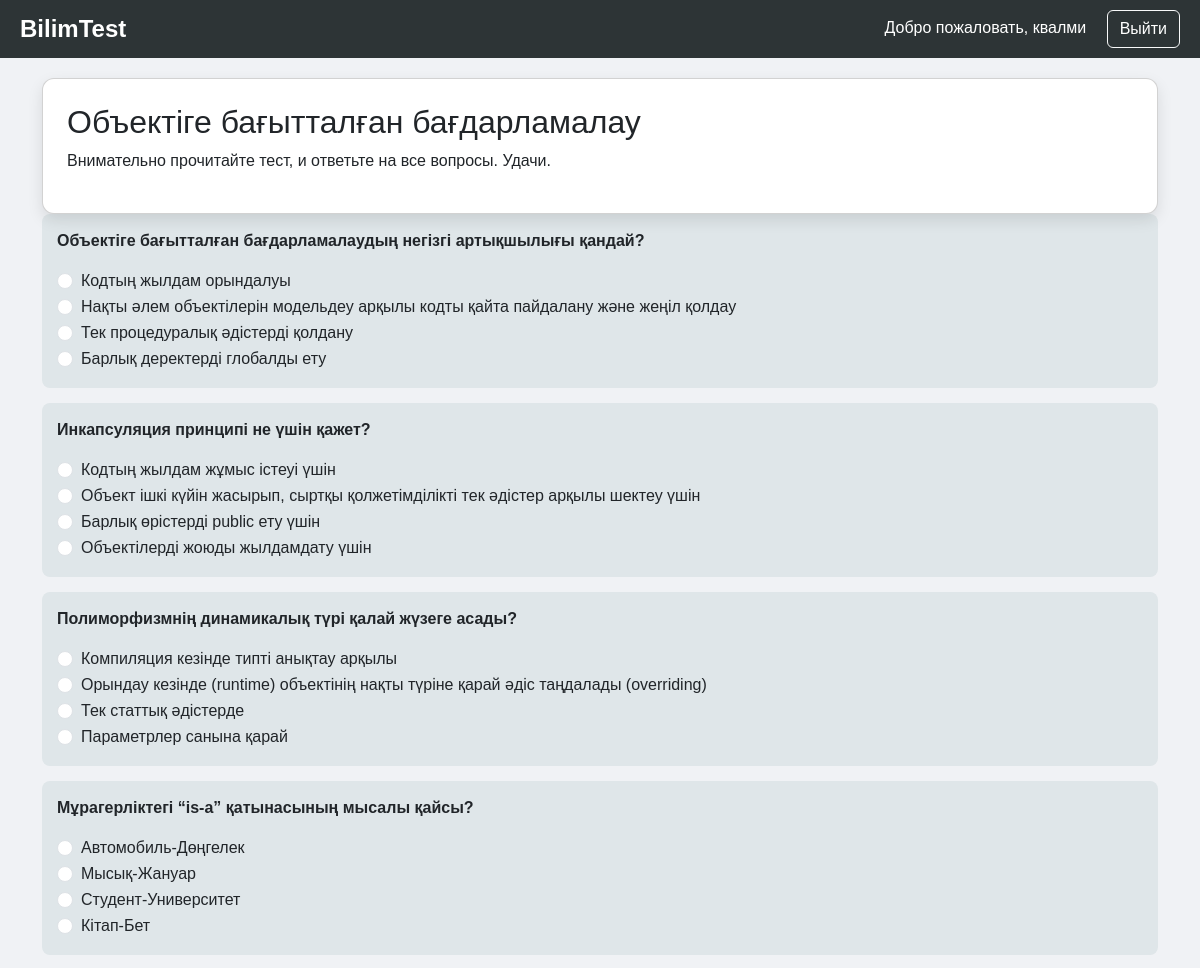
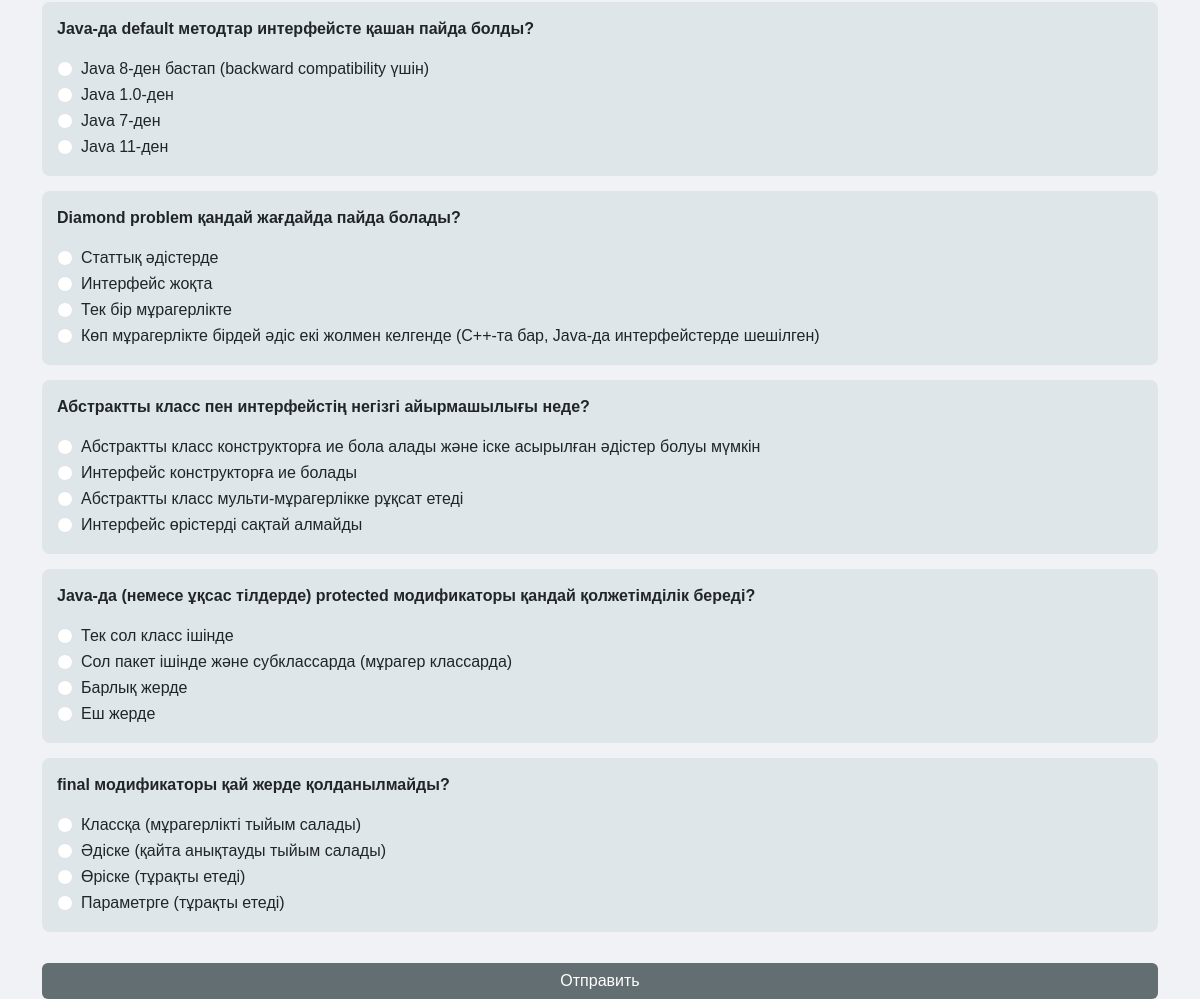
The page /bilimtest/student/take_test.php?test_id=8 (signed in) on the database its author committed (2 pictures, top to bottom).
### tables this page shows
CREATE TABLE `tests` (
  `id` int(11) NOT NULL,
  `title` varchar(255) NOT NULL,
  `description` text DEFAULT NULL,
  `created_by` int(11) DEFAULT NULL,
  `created_at` timestamp NOT NULL DEFAULT current_timestamp()
);

CREATE TABLE `questions` (
  `id` int(11) NOT NULL,
  `test_id` int(11) DEFAULT NULL,
  `question` text NOT NULL,
  `option_a` varchar(255) DEFAULT NULL,
  `option_b` varchar(255) DEFAULT NULL,
  `option_c` varchar(255) DEFAULT NULL,
  `option_d` varchar(255) DEFAULT NULL,
  `correct_option` char(1) DEFAULT NULL
);

### bilimtest/student/take_test.php (the view, shortened to what this page needs)
<?php
include("../config/db.php");
$test_id = $_GET['test_id'];
$result = mysqli_query($conn, "SELECT * FROM questions WHERE test_id='$test_id'");
$test_result = mysqli_query($conn, "SELECT title FROM tests WHERE id='$test_id'");
$test_row = mysqli_fetch_assoc($test_result);
$test_title = $test_row['title'];
?>
<!DOCTYPE html>
<html lang="kk">
<head>
    <link href="https://cdn.jsdelivr.net/npm/bootstrap@5.3.2/dist/css/bootstrap.min.css" rel="stylesheet">
</head>
<body>
<nav class="navbar d-flex align-items-center">
    <div class="title">BilimTest</div>
    <div class="ms-auto">
        <span>Добро пожаловать, <?php echo $_SESSION['fullname']; ?></span>
        <a href="../auth/logout.php" class="btn btn-outline-light ms-3">Выйти</a>
    </div>
</nav>
<div class="container">
    <div class="card p-4">
        <h2><?php echo $test_title; ?></h2>
        <p>Внимательно прочитайте тест, и ответьте на все вопросы. Удачи.</p>
    </div>
    <form method="post" action="submit_test.php?test_id=<?php echo $test_id; ?>">
        <?php while($row = mysqli_fetch_assoc($result)) { ?>
            <div class="question-card">
                <p><strong><?php echo $row['question']; ?></strong></p>
                <div class="form-check">
                    <input class="form-check-input" type="radio" name="answer[<?php echo $row['id']; ?>]" value="A" required>
                    <label class="form-check-label"><?php echo $row['option_a']; ?></label>
                </div>
                <div class="form-check">
                    <input class="form-check-input" type="radio" name="answer[<?php echo $row['id']; ?>]" value="B">
                    <label class="form-check-label"><?php echo $row['option_b']; ?></label>
                </div>
                <div class="form-check">
                    <input class="form-check-input" type="radio" name="answer[<?php echo $row['id']; ?>]" value="C">
                    <label class="form-check-label"><?php echo $row['option_c']; ?></label>
                </div>
                <div class="form-check">
                    <input class="form-check-input" type="radio" name="answer[<?php echo $row['id']; ?>]" value="D">
                    <label class="form-check-label"><?php echo $row['option_d']; ?></label>
                </div>
            </div>
        <?php } ?>
        <button type="submit" class="btn btn-primary w-100 mt-3">Отправить</button>
    </form>
</div>
</body>
</html>

### bilimtest/student/take_test.php (style rules this page uses)
body { background-color: #f0f2f5; font-family: Arial, sans-serif; }
.navbar { background-color: #2d3436; color: #fff; padding: 10px 20px; }
.navbar a { color: white; margin-left: 15px; text-decoration: none; }
.navbar .title { font-size: 1.5rem; font-weight: bold; }
.card { border-radius: 12px; box-shadow: 0 6px 15px rgba(0,0,0,0.1); margin-top: 20px; }
.question-card { background-color: #dfe6e9; padding: 15px; margin-bottom: 15px; border-radius: 8px; }
.btn-primary { background-color: #636e72; border: none; }

### rows shown on the page
tests: title "Объектіге бағытталған бағдарламалау"
questions: question "Объектіге бағытталған бағдарламалаудың негізгі артықшылығы қандай?", option_a "Кодтың жылдам орындалуы", option_b "Нақты әлем объектілерін модельдеу арқылы кодты қайта пайдалану және жеңіл қолдау", option_c "Тек процедуралық әдістерді қолдану", option_d "Барлық деректерді глобалды ету"
questions: question "Инкапсуляция принципі не үшін қажет?", option_a "Кодтың жылдам жұмыс істеуі үшін", option_b "Объект ішкі күйін жасырып, сыртқы қолжетімділікті тек әдістер арқылы шектеу үшін", option_c "Барлық өрістерді public ету үшін", option_d "Объектілерді жоюды жылдамдату үшін"
questions: question "Полиморфизмнің динамикалық түрі қалай жүзеге асады?", option_a "Компиляция кезінде типті анықтау арқылы", option_b "Орындау кезінде (runtime) объектінің нақты түріне қарай әдіс таңдалады (overriding)", option_c "Тек статтық әдістерде", option_d "Параметрлер санына қарай"
questions: question "Мұрагерліктегі “is-a” қатынасының мысалы қайсы?", option_a "Автомобиль-Дөңгелек", option_b "Мысық-Жануар", option_c "Студент-Университет", option_d "Кітап-Бет"
questions: question "Java-да default методтар интерфейсте қашан пайда болды?", option_a "Java 8-ден бастап (backward compatibility үшін)", option_b "Java 1.0-ден", option_c "Java 7-ден", option_d "Java 11-ден"
questions: question "Diamond problem қандай жағдайда пайда болады?", option_a "Статтық әдістерде", option_b "Интерфейс жоқта", option_c "Тек бір мұрагерлікте", option_d "Көп мұрагерлікте бірдей әдіс екі жолмен келгенде (C++-та бар, Java-да интерфейстерде шешілген)"
questions: question "Абстрактты класс пен интерфейстің негізгі айырмашылығы неде?", option_a "Абстрактты класс конструкторға ие бола алады және іске асырылған әдістер болуы мүмкін", option_b "Интерфейс конструкторға ие болады", option_c "Абстрактты класс мульти-мұрагерлікке рұқсат етеді", option_d "Интерфейс өрістерді сақтай алмайды"
questions: question "Java-да (немесе ұқсас тілдерде) protected модификаторы қандай қолжетімділік береді?", option_a "Тек сол класс ішінде", option_b "Сол пакет ішінде және субклассарда (мұрагер классарда)", option_c "Барлық жерде", option_d "Еш жерде"
questions: question "final модификаторы қай жерде қолданылмайды?", option_a "Классқа (мұрагерлікті тыйым салады)", option_b "Әдіске (қайта анықтауды тыйым салады)", option_c "Өріске (тұрақты етеді)", option_d "Параметрге (тұрақты етеді)"

### other values the page prints
$_SESSION['fullname'] "квалми"
